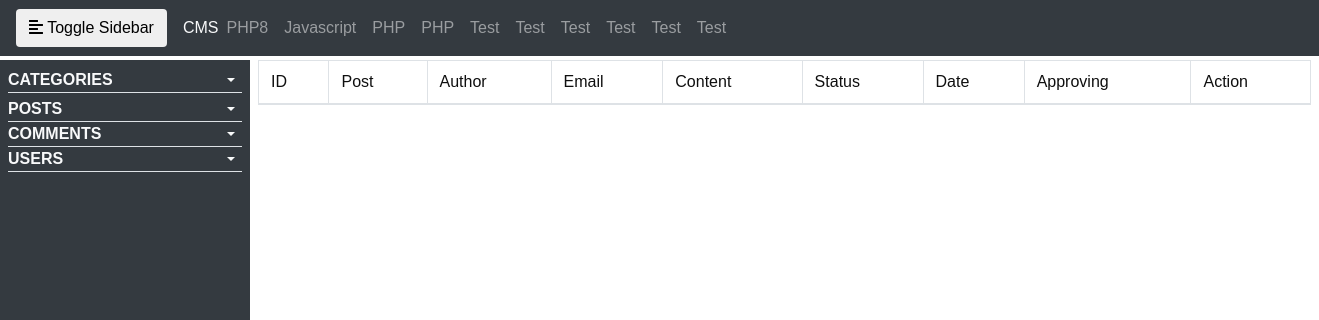
The page /admin/comments/index.php on the database as committed earlier.
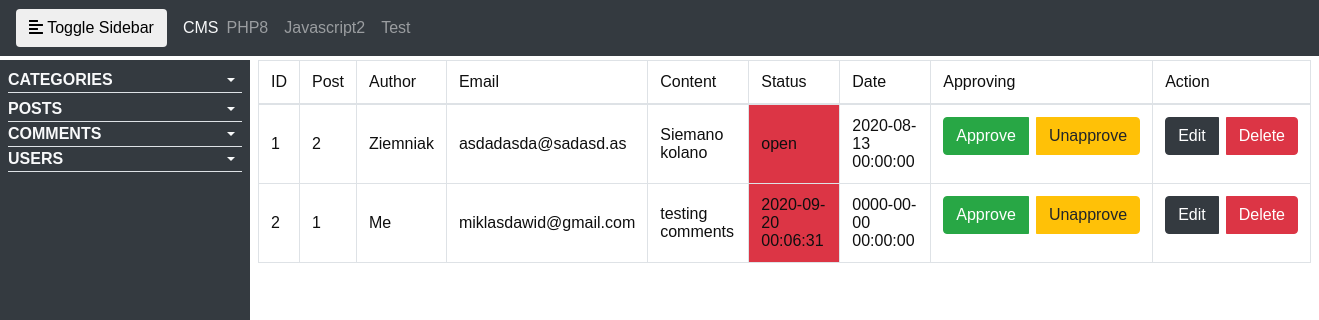
The same page on the database as committed later.
### tables this page shows
CREATE TABLE `categories` (
  `id` int(3) NOT NULL,
  `name` varchar(255) NOT NULL
);

CREATE TABLE `comments` (
  `id` int(5) NOT NULL,
  `post_id` int(7) NOT NULL,
  `author` varchar(100) NOT NULL,
  `email` varchar(100) NOT NULL,
  `content` varchar(1000) NOT NULL,
  `status` varchar(50) NOT NULL,
  `date` datetime NOT NULL
);

### components/funcs.php (called while the page is built, shortened)
<?php
function getAllComments()
{
    global $connection;
    $query = 'SELECT * FROM comments';
    $select_all_comments_query = mysqli_query($connection, $query);
    return $select_all_comments_query;
}

### admin/comments/all_comments.php (the view, shortened to what this page needs)
<div class="content px-2 w-100">
    <table class="table table-bordered">
        <thead class="thead">
            <td>ID</td>
            <td>Post</td>
            <td>Author</td>
            <td>Email</td>
            <td>Content</td>
            <td>Status</td>
            <td>Date</td>
            <td>Approving</td>
            <td>Action</td>
        </thead>
        <tbody>
            <?php
            if (isset($_GET['category'])) {
                $posts = getAllPostsWithCategory($_GET['category']);
            } else {
                $comments = getAllComments();
            }
            foreach ($comments as $row) {
            ?>
                <tr>
                    <td class="align-middle"><?= $row['id'] ?></td>
                    <td class="align-middle"><?= $row['post_id'] ?></td>
                    <td class="align-middle"><?= $row['author'] ?></td>
                    <td class="align-middle"><?= $row['email'] ?></td>
                    <td class="align-middle"><?= $row['content'] ?></td>
                    <td class="align-middle
                    <?php
                    if ($row['status'] == 'approved') {
                        echo 'bg-success';
                    } else {
                        echo 'bg-danger';
                    }
                    ?>
                    "><?= $row['status'] ?></td>
                    <td class="align-middle"><?= $row['date'] ?></td>
                    <td>
                        <div class="btn-group">
                            <a class="btn btn-success mr-2" href="index.php?approve=<?= $row['id'] ?>">Approve</a>
                            <a href="index.php?unapprove=<?= $row['id'] ?>" class="btn btn-warning">Unapprove</a>
                        </div>
                    </td>
                    <td>
                        <div class="btn-group">
                            <a class="btn btn-dark mr-2" href="/cms/admin/comments/index.php?action=editcomment&editcomment=<?= $row['id'] ?>">Edit</a>
                            <a href="index.php?deletecomment=<?= $row['id'] ?>" class="btn btn-danger">Delete</a>
                        </div>
                    </td>
                </tr>
            <?php } ?>
        </tbody>
    </table>
</div>

### admin/includes/header.php (shortened to what this page needs)
<html lang="en">
<head>
    <link rel="stylesheet" href="/cms/css/facss/all.css">
    <link rel="stylesheet" href="/cms/bootstrap/css/bootstrap.min.css">
    <link rel="stylesheet" href="/cms/css/main.css">
</head>
<body>
    <?php
    include __DIR__ . '/../../components/db.php';
    include __DIR__ . '/../../components/funcs.php';
    include 'navigation.php';
    ?>

### admin/includes/navigation.php (shortened to what this page needs)
<nav class="navbar navbar-expand-lg navbar-dark bg-dark mb-1">
  <button type="button" id="sidebarCollapse" class="btn btn-outline-white mr-3">
    <i class="fas fa-align-left"></i>
    <span>Toggle Sidebar</span>
  </button>
  <a class="text-light" class="text-light" href="/cms/admin" class="navbar-brand">CMS</a>
  <div class="collapse navbar-collapse" id="navbarNav">
    <ul class="navbar-nav mr-auto mt-2 mt-lg-0">
      <?php
      $query = 'SELECT * FROM categories';
      $select_all_categories_query = mysqli_query($connection, $query);
      while ($row = mysqli_fetch_assoc($select_all_categories_query)) {
        echo '<li class="nav-item">
                <a href="" class="nav-link">' . $row['name'] . '</a>
                </li>';
      }
      ?>
    </ul>
  </div>
</nav>

### admin/comments/index.php
<?php
include '../includes/header.php';
?>
<div class="wrapper">
    <?php
    include '../includes/sidebar.php';
    include '../includes/data/comments/routing.php';
    ?>
</div>
<?php
include '../includes/footer.php';
?>

### admin/includes/sidebar.php (shortened to what this page needs)
<nav id="sidebar" class="sidebar bg-dark p-2">
  <ul class="list-unstyled component text-light">
    <li href="#categories" class="active mb-1 border-bottom">
      <a href="#categories" data-toggle="collapse" aria-expanded="false" class="dropdown-toggle text-light text-uppercase font-weight-bold">Categories</a>
    </li>
    <li class="border-bottom">
      <a href="#posts" data-toggle="collapse" aria-expanded="false" class="dropdown-toggle text-light text-uppercase font-weight-bold">Posts</a>
    </li>
    <li class="border-bottom">
      <a href="#comments" data-toggle="collapse" aria-expanded="false" class="dropdown-toggle text-light text-uppercase font-weight-bold">Comments</a>
    </li>
    <li class="border-bottom">
      <a href="#users" data-toggle="collapse" aria-expanded="false" class="dropdown-toggle text-light text-uppercase font-weight-bold">Users</a>
    </li>
  </ul>
</nav>

### admin/includes/data/comments/routing.php
<?php
if (isset($_GET['action'])) {
    switch ($_GET['action']) {
        case 'addcomment':
            include 'add_comment.php';
            break;
        case 'editcomment':
            include 'edit_comment.php';
            break;
        case 'show';
            include 'show_post.php';
            break;
        default:
            break;
    }
} else {
    include 'all_comments.php';
}

### admin/includes/footer.php (shortened to what this page needs)
</body>
</html>

### css/facss/all.css (style rules this page uses)
.fa, .fas, .far, .fal, .fad, .fab { -moz-osx-font-smoothing: grayscale; -webkit-font-smoothing: antialiased; display: inline-block; font-style: normal; font-variant: normal; text-rendering: auto; line-height: 1; }
.fa-align-left:before { content: "\f036"; }
.fa, .fas { font-family: 'Font Awesome 5 Free'; font-weight: 900; }

### css/main.css (style rules this page uses)
body { margin: 0; padding: 0; background-color: #ffffff; color: #0f0f0f; height: 100%; font-family: sans-serif !important; }
.wrapper { display: flex; align-items: stretch; width: 100%; min-height: calc(100vh - 60px); }
#sidebar { box-sizing: border-box; min-width: 250px; max-width: 250px; transition: all .2s; }
a[data-toggle="collapse"] { position: relative; }
.dropdown-toggle::after { display: block; position: absolute; top: 50%; left: 215px; transform: translateY(-50%); }

Rows that differ between the two databases and show on the page:
removed categories: name "PHP"
removed categories: name "PHP"
removed categories: name "Test"
removed categories: name "Test"
removed categories: name "Test"
removed categories: name "Test"
removed categories: name "Test"
changed categories: name "Javascript" → "Javascript2"
added comments: id "1", post "2", author "Ziemniak", email "asdadasda@sadasd.as", content "Siemano kolano", status "open", date "2020-08-13 00:00:00"
added comments: id "2", post "1", author "Me", email "miklasdawid@gmail.com", content "testing comments", status "2020-09-20 00:06:31", date "0000-00-00 00:00:00"
